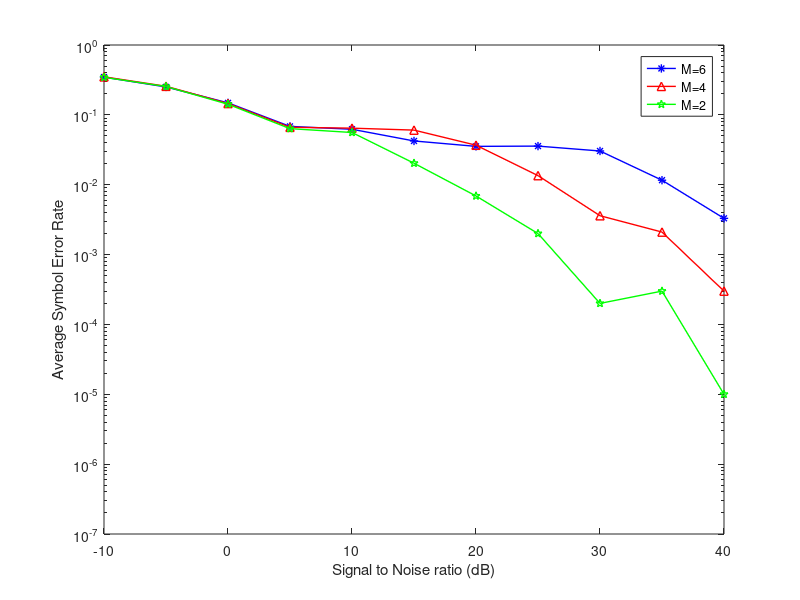

Reproduce this figure in MATLAB.
% SER VS SNR FOR PROPOSED METHOD FOR DIFFERENT VALUES OF MODULATION SCHEMES ie. K=2,3,4,5,6
clc;
clear all;
close all;
N=1000;                        % Initialization, No. of random message symbols per phase
phi=10;                        % Initialization, No. of random phase values per SNR
c=1;                            % BER array index
mk=0;                           % Modulation type k for proposed method eg. 2,4,8,16,32
nk=0;                           % Modulation type k eg. 2,4,8,16,32 for paper method
initial=-10;                      % SNR Min
inc=5;                          % SNR increment
final=50;                       % SNR Max
P = randi([0,360],phi,1);   % To generate 'phi' no. of random phases
% for K=6  
c=1;
b=0;
del=5;
for snrdb=initial:inc:final                   
            errors=0;                   % errors for proposed method
            errors1=0;                  % errors for paper method
            snr=10^(snrdb/10);
            for k=1:length(P)
                t(k)=pi/P(k);
                if(snrdb<7)
                    mk=2;
                end
                 if (7<=snrdb && snrdb<13)                 % QPSK & BPSK
                      if((0<=P(k)||(360==P(k)))&& P(k)<=180)
                      mk=2;
                      elseif(180<P(k)&& P(k)<360)
                      mk=4;
                      end
                end  
                if (13<=snrdb && snrdb<17)                % 8 PSK, QPSK & BPSK
                  if((0<=P(k)||(360==P(k)))&& P(k)<120)
                      mk=2;
                  elseif(120<=P(k)&& P(k)<240)
                      mk=4;
                  elseif(240<=P(k)&& P(k)<360)
                      mk=8;
                  end
                end 
                if (17<=snrdb && snrdb<22)                % 16 PSK, 8 PSK, QPSK & BPSK
                  if((0<=P(k)||(360==P(k)))&& P(k)<90)
                      mk=2;
                  elseif(90<=P(k)&& P(k)<180)
                      mk=4;
                  elseif(180<=P(k)&& P(k)<270)
                      mk=8;
                  elseif(270<=P(k)&& P(k)<360)
                      mk=16;
                  end
                end  
                if (22<=snrdb && snrdb<27)              % 32 PSK, 16 PSK, 8 PSK, QPSK & BPSK
                  if((0<=P(k)||(360==P(k)))&& P(k)<72)
                      mk=2;
                  elseif(72<=P(k)&& P(k)<144)
                      mk=4;
                  elseif(144<=P(k)&& P(k)<216)
                      mk=8;
                  elseif(216<=P(k)&& P(k)<288)
                      mk=16;
                  elseif(288<=P(k)&& P(k)<360)
                      mk=32;
                  end
                end  
                if (27<=snrdb)                            % 64 PSK, 32 PSK, 16 PSK, 8 PSK, QPSK & BPSK
                  if((0<=P(k)||(360==P(k)))&& P(k)<60)
                      mk=2;
                  elseif(60<=P(k)&& P(k)<120)
                      mk=4;
                  elseif(120<=P(k)&& P(k)<180)
                      mk=8;
                  elseif(180<=P(k)&& P(k)<240)
                      mk=16;
                  elseif(240<=P(k)&& P(k)<300)
                      mk=32;
                  elseif(300<=P(k)&& P(k)<360)
                      mk=64;
                  end
                end  
                X= randi([0,mk-1],N,1);              % channel convolution and AWGN
                M_sig=(pskmod(X,mk,pi/mk)).*exp(-1i*(t(k)));    % PSK modulation
                h = 1/sqrt(2)*(randn(length(M_sig),1) + 1i*randn(length(M_sig),1)); 
                N0 = 1/snr;
                rx1 = h.*M_sig;
                Noise=sqrt(N0/2)*((randn(length(M_sig),1))+1i*randn(length(M_sig),1));
                rx=rx1 +Noise;
                rx = rx./h;
                %receiver
                the1= P(k)+del;
                the2= P(k)-del;
                P_1=randi([the2,the1],1);
                t_1=pi/P_1;
                if(snrdb<7)
                    mk1=2;
                end
                 if (7<=snrdb && snrdb<13)                 % QPSK & BPSK
                      if((0<=P_1||(360==P_1))&& P_1<=180)
                      mk1=2;
                      elseif(180<P_1&& P_1<360)
                      mk1=4;
                      end
                end  
                if (13<=snrdb && snrdb<17)                % 8 PSK, QPSK & BPSK
                  if((0<=P_1||(360==P_1))&& P_1<120)
                      mk1=2;
                  elseif(120<=P_1&& P_1<240)
                      mk1=4;
                  elseif(240<=P_1&& P_1<360)
                      mk1=8;
                  end
                end 
                if (17<=snrdb && snrdb<22)                % 16 PSK, 8 PSK, QPSK & BPSK
                  if((0<=P_1||(360==P_1))&& P_1<90)
                      mk1=2;
                  elseif(90<=P_1&& P_1<180)
                      mk1=4;
                  elseif(180<=P_1&& P_1<270)
                      mk1=8;
                  elseif(270<=P_1&& P_1<360)
                      mk1=16;
                  end
                end  
                if (22<=snrdb && snrdb<27)              % 32 PSK, 16 PSK, 8 PSK, QPSK & BPSK
                  if((0<=P_1||(360==P_1))&& P_1<72)
                      mk1=2;
                  elseif(72<=P_1&& P_1<144)
                      mk1=4;
                  elseif(144<=P_1&& P_1<216)
                      mk1=8;
                  elseif(216<=P_1&& P_1<288)
                      mk1=16;
                  elseif(288<=P_1&& P_1<360)
                      mk1=32;
                  end
                end  
                if (27<=snrdb)                            % 64 PSK, 32 PSK, 16 PSK, 8 PSK, QPSK & BPSK
                  if((0<=P_1||(360==P_1))&& P_1<60)
                      mk1=2;
                  elseif(60<=P_1&& P_1<120)
                      mk1=4;
                  elseif(120<=P_1&& P_1<180)
                      mk1=8;
                  elseif(180<=P_1&& P_1<240)
                      mk1=16;
                  elseif(240<=P_1&& P_1<300)
                      mk1=32;
                  elseif(300<=P_1&& P_1<360)
                      mk1=64;
                  end
                end  
                dephase_change=rx*exp(1i*(t_1));   
                dm_sig=pskdemod(dephase_change,mk,pi/mk);           % Demodulation
                x=length(find(dm_sig~=X));
                errors= errors + x;
                
                if((0<=P(k)||(360==P(k)))&& P(k)<=60)       % Paper method
                      nk=2;
                elseif(60<P(k)&& P(k)<=120)
                      nk=4;
                elseif(120<P(k)&& P(k)<=180)
                      nk=8;
                elseif(180<P(k)&& P(k)<=240)
                      nk=16;
                elseif(240<P(k)&& P(k)<=300)
                      nk=32;
                elseif(300<P(k)&& P(k)<360)
                      nk=64;
                end

                X1= randi([0,nk-1],N,1);  
                M_sig1=(pskmod(X1,nk,pi/nk)).*exp(-1i*(t(k)));
                h1 = 1/sqrt(2)*(randn(length(M_sig1),1) + 1i*randn(length(M_sig1),1)); 
                N0 = 1/snr;
                rx11 = h1.*M_sig1;
                Noise1=sqrt(N0/2)*((randn(length(M_sig1),1))+1i*randn(length(M_sig1),1));
                rx2=rx11 +Noise1;
                rx2 = rx2./h1;
                %receiver 
                 if((0<=P_1||(360==P_1))&& P_1<=60)       % Paper method
                      nk1=2;
                elseif(60<P_1&& P_1<=120)
                      nk1=4;
                elseif(120<P_1&& P_1<=180)
                      nk1=8;
                elseif(180<P_1&& P_1<=240)
                      nk1=16;
                elseif(240<P_1&& P_1<=300)
                      nk1=32;
                elseif(300<P_1&& P_1<360)
                      nk1=64;
                end
                dephase_change1=rx2*exp(1i*(t_1));
                dm_sig1=pskdemod(dephase_change1,nk,pi/nk); 
                x1=length(find(X1~=dm_sig1));
                errors1= errors1 + x1;    % accumulating errors for every random phi value with N no. of symbols
            end
            BERk6(c)=errors/(phi*N);      % calculating average BER (proposed method)for one SNR (with index value c)for total no. of phi*N bits
            if BERk6(c)==0
                BERk6(c)=10^-7;          % if BER is 0, assign a non-zero value
            end
            BERBk6(c)=errors1/(phi*N);    % calculating average BER for paper method
            if BERBk6(c)==0
                BERBk6(c)=10^-7;         % if BER is 0, assign a non-zero value
            end
           c=c+1;
end
%for K=5
c=1;
b=0;
del=5;
for snrdb=initial:inc:final                   
            errors=0;                   % errors for proposed method
            errors1=0;                  % errors for paper method
            snr=10^(snrdb/10);
            for k=1:length(P)
                t(k)=pi/P(k);
                if(snrdb<5)
                    mk=2;
                end
                if (5<=snrdb && snrdb<10)                 % QPSK & BPSK
                  if((0<=P(k)||(360==P(k)))&& P(k)<=72)
                      mk=2;
                  elseif(72<P(k)&& P(k)<360)
                      mk=4;
                  end
                end  
                if (10<=snrdb && snrdb<14)                % 8 PSK, QPSK & BPSK
                  if((0<=P(k)||(360==P(k)))&& P(k)<72)
                      mk=2;
                  elseif(72<=P(k)&& P(k)<144)
                      mk=4;
                 elseif(144<=P(k) && P(k)<360)
                    mk=8;
                  end 
                end
                if (14<=snrdb && snrdb<19)                % 16 PSK, 8 PSK, QPSK & BPSK
                  if((0<=P(k)||(360==P(k)))&& P(k)<72)
                      mk=2;
                  elseif(72<=P(k)&& P(k)<144)
                      mk=4;
                  elseif(144<=P(k)&& P(k)<216)
                      mk=8;
                  elseif(216<=P(k) && P(k)<360)
                      mk=16;
                  end
                end  
                if (19<=snrdb)              % 32 PSK, 16 PSK, 8 PSK, QPSK & BPSK
                  if((0<=P(k)||(360==P(k)))&& P(k)<72)
                      mk=2;
                  elseif(72<=P(k)&& P(k)<144)
                      mk=4;
                  elseif(144<=P(k)&& P(k)<216)
                      mk=8;
                  elseif(216<=P(k)&& P(k)<288)
                      mk=16;
                  elseif(288<=P(k) && P(k)<360)
                      mk=32;
                  end
                end  
               
                X= randi([0,mk-1],N,1);              % channel convolution and AWGN
                M_sig=(pskmod(X,mk,pi/mk)).*exp(-1i*(t(k)));    % PSK modulation
                h = 1/sqrt(2)*(randn(length(M_sig),1) + 1i*randn(length(M_sig),1)); 
                N0 = 1/snr;
                rx1 = h.*M_sig;
                Noise=sqrt(N0/2)*((randn(length(M_sig),1))+1i*randn(length(M_sig),1));
                rx=rx1 +Noise;
                rx = rx./h;
                %receiver
                the1= P(k)+del;
                the2= P(k)-del;
                P_1=randi([the2,the1],1);
                t_1=pi/P_1;
                if(snrdb<5)
                    mk1=2;
                end
                if (5<=snrdb && snrdb<10)                 % QPSK & BPSK
                  if((0<=P_1||(360==P_1))&& P_1<=72)
                      mk1=2;
                  elseif(72<P_1&& P_1<360)
                      mk1=4;
                  end
                end  
                if (10<=snrdb && snrdb<14)                % 8 PSK, QPSK & BPSK
                  if((0<=P_1||(360==P_1))&& P_1<72)
                      mk1=2;
                  elseif(72<=P_1&& P_1<144)
                      mk1=4;
                 elseif(144<=P_1 && P_1<360)
                    mk1=8;
                  end 
                end
                if (14<=snrdb && snrdb<19)                % 16 PSK, 8 PSK, QPSK & BPSK
                  if((0<=P_1||(360==P_1))&& P_1<72)
                      mk1=2;
                  elseif(72<=P_1&& P_1<144)
                      mk1=4;
                  elseif(144<=P_1&& P_1<216)
                      mk1=8;
                  elseif(216<=P_1 && P_1<360)
                      mk1=16;
                  end
                end  
                if (19<=snrdb)              % 32 PSK, 16 PSK, 8 PSK, QPSK & BPSK
                  if((0<=P_1||(360==P_1))&& P_1<72)
                      mk1=2;
                  elseif(72<=P_1&& P_1<144)
                      mk1=4;
                  elseif(144<=P_1&& P_1<216)
                      mk1=8;
                  elseif(216<=P_1&& P_1<288)
                      mk1=16;
                  elseif(288<=P_1 && P_1<360)
                      mk1=32;
                  end
                end
                dephase_change=rx*exp(1i*(t(k)));   
                dm_sig=pskdemod(dephase_change,mk,pi/mk);           % Demodulation
                x=length(find(X~=dm_sig));
                errors= errors + x;

                if((0<=P(k)||(360==P(k)))&& P(k)<=72)       % Paper method
                      nk=2;
                elseif(72<P(k)&& P(k)<=144)
                      nk=4;
                elseif(144<P(k)&& P(k)<=216)
                      nk=8;
                elseif(216<P(k)&& P(k)<=288)
                      nk=16;
                elseif(288<P(k)&& P(k)<=360)
                      nk=32;
                end
                X1= randi([0,nk-1],N,1); 
               M_sig1=(pskmod(X1,nk,pi/nk)).*exp(-1i*(t(k)));
                h1 = 1/sqrt(2)*(randn(length(M_sig1),1) + 1i*randn(length(M_sig1),1)); 
                N0 = 1/snr;
                rx11 = h1.*M_sig1;
                Noise1=sqrt(N0/2)*((randn(length(M_sig1),1))+1i*randn(length(M_sig1),1));
                rx2=rx11 +Noise1;
                rx2 = rx2./h1;
                %receiver
                
                if((0<=P_1||(360==P_1))&& P_1<=72)       % Paper method
                      nk1=2;
                elseif(72<P_1&& P_1<=144)
                      nk1=4;
                elseif(144<P_1&& P_1<=216)
                      nk1=8;
                elseif(216<P_1&& P_1<=288)
                      nk1=16;
                elseif(288<P_1&& P_1<=360)
                      nk1=32;
                end
                dephase_change1=rx2*exp(1i*(t(k)));
                dm_sig1=pskdemod(dephase_change1,nk,pi/nk); 
                
                x1=length(find(X1~=dm_sig1));
                errors1= errors1 + x1;              % accumulating errors for every random phi value with N no. of symbols
           end
           BERk5(c)=errors/(phi*N);      % calculating average BER (proposed method)for one SNR (with index value c)for total no. of phi*N bits
           if BERk5(c)==0
                BERk5(c)=10^-7;          % if BER is 0, assign a non-zero value
           end
           BERBk5(c)=errors1/(phi*N);    % calculating average BER for paper method
           if BERBk5(c)==0
                BERBk5(c)=10^-7;         % if BER is 0, assign a non-zero value
           end
           c=c+1;
end        
% for  K=4
c=1; 
        for snrdb=initial:inc:final                   
            errors=0;
            errors1=0;
            snr=10^(snrdb/10);
            for k=1:length(P)
                t(k)=pi/P(k);
                if(snrdb<7)
                    mk=2;
                end
                if (7<=snrdb && snrdb<13)                 % QPSK & BPSK
                  if((0<=P(k)||(360==P(k)))&& P(k)<=90)
                      mk=2;
                  elseif(90<P(k)&& P(k)<360)
                      mk=4;
                  end
                end  
                if (13<=snrdb && snrdb<17)                % 8 PSK, QPSK & BPSK
                  if((0<=P(k)||(360==P(k)))&& P(k)<=90)
                      mk=2;
                  elseif(90<P(k)&& P(k)<=180)
                      mk=4;
                  elseif(180<P(k)&& P(k)<360)
                      mk=8;
                  end
                end 
                if (17<=snrdb)                % 16 PSK, 8 PSK, QPSK & BPSK
                  if((0<=P(k)||(360==P(k)))&& P(k)<=90)
                      mk=2;
                  elseif(90<P(k)&& P(k)<=180)
                      mk=4;
                  elseif(180<P(k)&& P(k)<=270)
                      mk=8;
                  elseif(270<P(k)&& P(k)<360)
                      mk=16;
                  end
                end  
                
                X= randi([0,mk-1],N,1);              % channel convolution and AWGN
                M_sig=(pskmod(X,mk,pi/mk)).*exp(-1i*(t(k)));
                h = 1/sqrt(2)*(randn(length(M_sig),1) + 1i*randn(length(M_sig),1)); 
                N0 = 1/snr;
                rx1 = h.*M_sig;
                Noise=sqrt(N0/2)*((randn(length(M_sig),1))+1i*randn(length(M_sig),1));
                rx=rx1 +Noise;
                rx = rx./h;
                %receiver
                the1= P(k)+del;
                the2= P(k)-del;
                P_1=randi([the2,the1],1);
                t_1=pi/P_1;
                if(snrdb<5)
                    mk=2;
                end
                if (5<=snrdb && snrdb<10)                 % QPSK & BPSK
                  if((0<=P_1||(360==P_1))&& P_1<=90)
                      mk1=2;
                  elseif(90<P_1&& P_1<360)
                      mk1=4;
                  end
                end  
                if (10<=snrdb && snrdb<14)                % 8 PSK, QPSK & BPSK
                  if((0<=P_1||(360==P_1))&& P_1<=90)
                      mk1=2;
                  elseif(90<P_1&& P_1<=180)
                      mk1=4;
                  elseif(180<P_1&& P_1<360)
                      mk1=8;
                  end
                end 
                if (14<=snrdb)                % 16 PSK, 8 PSK, QPSK & BPSK
                  if((0<=P_1||(360==P_1))&& P_1<=90)
                      mk1=2;
                  elseif(90<P_1&& P_1<=180)
                      mk1=4;
                  elseif(180<P_1&& P_1<=270)
                      mk1=8;
                  elseif(270<P_1&& P_1<360)
                      mk1=16;
                  end
                end 
                dephase_change=rx*exp(1i*(t_1));
                dm_sig=pskdemod(dephase_change,mk,pi/mk);
                x=length(find(dm_sig~=X));
                errors= errors + x;
                
                if((0<=P(k)||(360==P(k)))&& P(k)<=90)       % Paper method
                      nk=2;
                elseif(90<P(k)&& P(k)<=180)
                      nk=4;
                elseif(180<P(k)&& P(k)<=270)
                      nk=8;
                elseif(270<P(k)&& P(k)<360)
                      nk=16;                            
                end
                % channel convolution and AWGN for paper method
                X1= randi([0,nk-1],N,1); 
                M_sig1=(pskmod(X1,nk,pi/nk)).*exp(-1i*(t(k)));
                h1 = 1/sqrt(2)*(randn(length(M_sig1),1) + 1i*randn(length(M_sig1),1)); 
                N0 = 1/snr;
                rx11 = h1.*M_sig1;
                Noise1=sqrt(N0/2)*((randn(length(M_sig1),1))+1i*randn(length(M_sig1),1));
                rx2=rx11 +Noise1;
                rx2 = rx2./h1;
                if((0<=P_1||(360==P_1))&& P_1<=90)       % Paper method
                      nk1=2;
                elseif(90<P_1&& P_1<=180)
                      nk1=4;
                elseif(180<P_1&& P_1<=270)
                      nk1=8;
                elseif(270<P_1&& P_1<360)
                      nk1=16;                            
                end
                dephase_change1=rx2*exp(1i*(t_1));
                dm_sig1=pskdemod(dephase_change1,nk,pi/nk); 
                x1=length(find(dm_sig1~=X1));
                errors1= errors1 + x1;
                
           end
           BERk4(c)=errors/(phi*N);       % BER for proposed method
           if BERk4(c)==0
                BERk4(c)=10^-7;
           end
           BERBk4(c)=errors1/(phi*N);     % BER for paper method
           if BERBk4(c)==0
                BERBk4(c)=10^-7;
           end
           c=c+1;
        end
        
%for K=3
c=1;
for snrdb=initial:inc:final                   
            errors=0;                   % errors for proposed method
            errors1=0;                  % errors for paper method
            snr=10^(snrdb/10);
            for k=1:length(P)
                t(k)=pi/P(k);
                if(snrdb<5)
                    mk=2;
                end
                if (5<=snrdb && snrdb<10)                 % QPSK & BPSK
                  if((0<=P(k)||(360==P(k)))&& P(k)<=120)
                      mk=2;
                  elseif(120<P(k)&& P(k)<360)
                      mk=4;
                  end
                end  
                if (10<=snrdb)                % 8 PSK, QPSK & BPSK
                  if((0<=P(k)||(360==P(k)))&& P(k)<120)
                      mk=2;
                  elseif(120<=P(k)&& P(k)<240)
                      mk=4;
                 elseif(240<=P(k) && P(k)<360)
                    mk=8;
                  end 
                end
                X= randi([0,mk-1],N,1);              % channel convolution and AWGN
                M_sig=(pskmod(X,mk,pi/mk)).*exp(-1i*(t(k)));    % PSK modulation
                h = 1/sqrt(2)*(randn(length(M_sig),1) + 1i*randn(length(M_sig),1)); 
                N0 = 1/snr;
                rx1 = h.*M_sig;
                Noise=sqrt(N0/2)*((randn(length(M_sig),1))+1i*randn(length(M_sig),1));
                rx=rx1 +Noise;
                rx = rx./h;
                %receiver
                the1= P(k)+del;
                the2= P(k)-del;
                P_1=randi([the2,the1],1);
                t_1=pi/P_1;
                if (0<=snrdb && snrdb<10)                 % QPSK & BPSK
                  if((0<=P_1||(360==P_1))&& P_1<=120)
                      mk1=2;
                  elseif(120<P_1&& P_1<360)
                      mk1=4;
                  end
                end  
                if (10<=snrdb)                % 8 PSK, QPSK & BPSK
                  if((0<=P_1||(360==P_1))&& P_1<120)
                      mk1=2;
                  elseif(120<=P_1&& P_1<240)
                      mk1=4;
                 elseif(240<=P_1 && P_1<360)
                    mk1=8;
                  end 
                end
                dephase_change=rx*exp(1i*(t(k)));   
                dm_sig=pskdemod(dephase_change,mk,pi/mk);           % Demodulatio
                x=length(find(X~=dm_sig));
                errors= errors + x;

                if((0<=P(k)||(360==P(k)))&& P(k)<=120)       % Paper method
                      nk=2;
                elseif(120<P(k)&& P(k)<=240)
                      nk=4;
                elseif(240<P(k)&& P(k)<=360)
                      nk=8;
                end
                X1= randi([0,nk-1],N,1); 
                M_sig1=(pskmod(X1,nk,pi/nk)).*exp(-1i*(t(k)));
                h1 = 1/sqrt(2)*(randn(length(M_sig1),1) + 1i*randn(length(M_sig1),1)); 
                N0 = 1/snr;
                rx11 = h1.*M_sig1;
                Noise1=sqrt(N0/2)*((randn(length(M_sig1),1))+1i*randn(length(M_sig1),1));
                rx2=rx11 +Noise1;
                rx2 = rx2./h1;
                %receiver
                if((0<=P_1||(360==P_1))&& P_1<=120)       % Paper method
                      nk1=2;
                elseif(120<P_1&& P_1<=240)
                      nk1=4;
                elseif(240<P_1&& P_1<=360)
                      nk1=8;
                end
                dephase_change1=rx2*exp(1i*(t(k)));
                dm_sig1=pskdemod(dephase_change1,nk,pi/nk); 
                x1=length(find(X1~=dm_sig1));
                errors1= errors1 + x1;              % accumulating errors for every random phi value with N no. of symbols
           end
           BERk3(c)=errors/(phi*N);      % calculating average BER (proposed method)for one SNR (with index value c)for total no. of phi*N bits
           if BERk3(c)==0
                BERk3(c)=10^-7;          % if BER is 0, assign a non-zero value
           end
           BERBk3(c)=errors1/(phi*N);    % calculating average BER for paper method
           if BERBk3(c)==0
                BERBk3(c)=10^-7;         % if BER is 0, assign a non-zero value
           end
           c=c+1;
        end        
        
 % For K=2
c=1; 
        for snrdb=initial:inc:final                   
            errors=0;
            errors1=0;
            snr=10^(snrdb/10);
            for k=1:length(P)
                t(k)=pi/P(k);
                if (snrdb<7)                                % only BPSK
                  mk=2;             
                end
                if (7<=snrdb)                              % QPSK & BPSK
                  if((0<=P(k)||(360==P(k)))&& P(k)<=180)
                      mk=2;
                  elseif(180<P(k)&& P(k)<360)
                      mk=4;
                  end
                end  
                
                X= randi([0,mk-1],N,1);              % channel convolution and AWGN
                M_sig=(pskmod(X,mk,pi/mk)).*exp(-1i*(t(k)));
                h = 1/sqrt(2)*(randn(length(M_sig),1) + 1i*randn(length(M_sig),1)); 
                N0 = 1/snr;
                rx1 = h.*M_sig;
                Noise=sqrt(N0/2)*((randn(length(M_sig),1))+1i*randn(length(M_sig),1));
                rx=rx1 +Noise;
                rx = rx./h;
                %receiver
                the1= P(k)+del;
                the2= P(k)-del;
                P_1=randi([the2,the1],1);
                t_1=pi/P_1;
                if (snrdb<7)                                % only BPSK
                  mk1=2;             
                end
                if (7<=snrdb)                              % QPSK & BPSK
                  if((0<=P_1||(360==P_1))&& P_1<=180)
                      mk1=2;
                  elseif(180<P_1&& P_1<360)
                      mk1=4;
                  end
                end  
                dephase_change=rx*exp(1i*(t_1));
                dm_sig=pskdemod(dephase_change,mk,pi/mk);
                x=length(find(dm_sig~=X));
                errors= errors + x;

                if((0<=P(k)||(360==P(k)))&& P(k)<=180)       % Paper method
                      nk=2;
                elseif(180<P(k)&& P(k)<360)
                      nk=4;                    
                end
                X1= randi([0,nk-1],N,1);  % channel convolution and AWGN for paper method
                M_sig1=(pskmod(X1,nk,pi/nk)).*exp(-1i*(t(k)));
                h1 = 1/sqrt(2)*(randn(length(M_sig1),1) + 1i*randn(length(M_sig1),1)); 
                N0 = 1/snr;
                rx11 = h1.*M_sig1;
                Noise1=sqrt(N0/2)*((randn(length(M_sig1),1))+1i*randn(length(M_sig1),1));
                rx2=rx11 +Noise1;
                rx2 = rx2./h1;
                %receiver
                
                if((0<=P_1||(360==P_1))&& P_1<=180)       % Paper method
                      nk1=2;
                elseif(180<P_1&& P_1<360)
                      nk1=4;                    
                end
                dephase_change1=rx2*exp(1i*(t_1));
                dm_sig1=pskdemod(dephase_change1,nk1,pi/nk1); 
                x1=length(find(dm_sig1~=X1));
                errors1= errors1 + x1;
                
           end
           BERk2(c)=errors/(phi*N);
           if BERk2(c)==0
                BERk2(c)=10^-5;
           end
           BERBk2(c)=errors1/(phi*N);
           if BERBk2(c)==0
                BERBk2(c)=10^-5;
           end
           c=c+1;
        end
snrdb=initial:inc:final;         %plotting the curve
figure(1)
 semilogy(snrdb,BERk6,'b*-','linewidth',1);%,snrdb,BERBk6,'r+-','linewidth',1.5);
% semilogy(snrdb,BERBk6,'r+-','linewidth',1.5);
hold on;
%  semilogy(snrdb,BERk5,'go-',snrdb,BERBk5,'ys-','linewidth',1.5);
% semilogy(snrdb,BERBk5,'ys-','linewidth',1.5);
hold on;
 semilogy(snrdb,BERk4,'r^-','linewidth',1);%,snrdb,BERBk4,'y*-','linewidth',0.5);
%semilogy(snrdb,BERBk4,'g*-','linewidth',0.5);
 hold on;
% semilogy(snrdb,BERk3,'m^-',snrdb,BERBk3,'k*-','linewidth',0.5);
% semilogy(snrdb,BERBk3,'b*-','linewidth',0.5);
 hold on;
  semilogy(snrdb,BERk2,'gp-','linewidth',1);%,snrdb,BERBk2,'md-','linewidth',0.5);
%semilogy(snrdb,BERBk2,'md-','linewidth',0.5);
  legend('M=6','M=4','M=2');
%  legend('M=6 (our proposed in [1])','M=6(proposed in[1])','M=4(proposed in[1])','M=4 (our proposed method)','M=2(our proposed in[1])','M=2(proposed in [1])');
%  legend('Adaptive Modn.(phi & SNR)K=6','Adaptive Modn.(only phi)K=6','Adaptive Modn.(phi & SNR)K=4','Adaptive Modn.(only phi)K=4','Adaptive Modn.(phi & SNR)K=2','Adaptive Modn.(only phi)K=2','Adaptive Modn.(phi & SNR)K=3','Adaptive Modn.(only phi)K=3','Adaptive Modn.(phi & SNR)K=2','Adaptive Modn.(only phi)K=2');
% title('Average Symbol Error Rate Vs Signal to noise ratio(dB)');
xlabel('Signal to Noise ratio (dB)'); 
ylabel('Average Symbol Error Rate');
% grid on;
axis([-10 40 10^-7 1]);